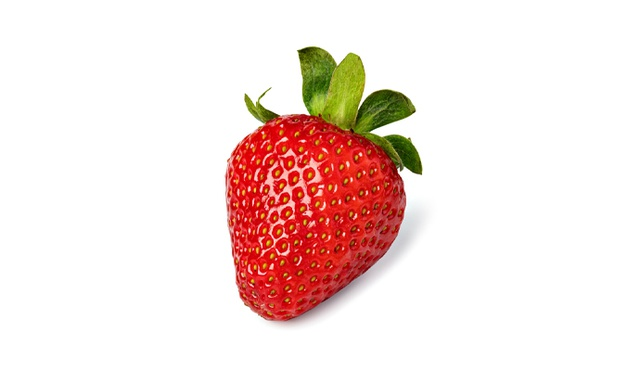
#> input picture opencv/straberry.jpg, 640 x 371 px, found by its file name
$ python edge.py   (older library calls are emulated)
#> lines starting #> are read from the running program, lines starting #| are printed output that depends on the picture; after the words box and inside, x2 and y2 are one past the last pixel; in counts of white or black regions, pixels touching at a corner belong together
import cv2

src = cv2.imread("/home/yong/opencv/straberry.jpg", cv2.IMREAD_COLOR)
#> src is the input picture: shape (371, 640, 3); mean B, G, R 221.8, 225.9, 244

gray = cv2.cvtColor(src, cv2.COLOR_BGR2GRAY)
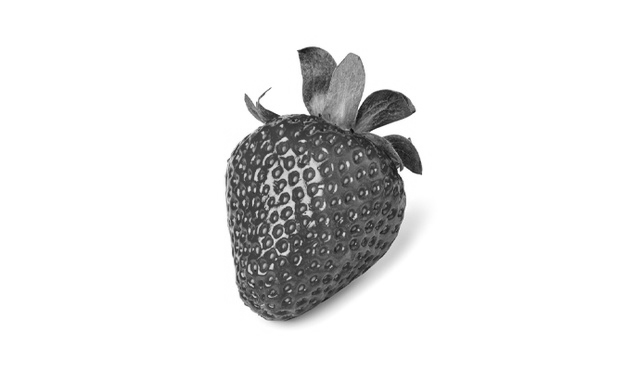
#> gray: shape (371, 640); min 6, max 255, mean 230.9

sobel = cv2.Sobel(gray, cv2.CV_8U, 1, 0, 3)
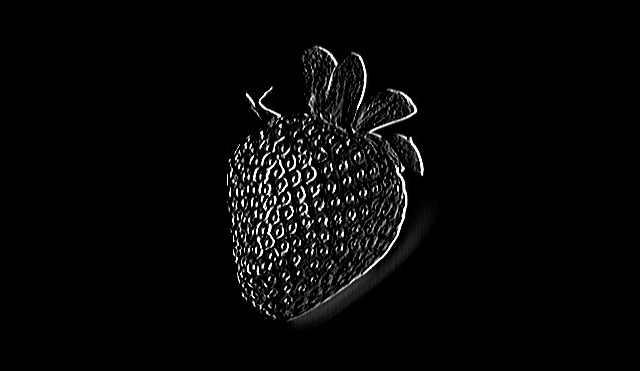
#> sobel: shape (371, 640); min 0, max 255, mean 7.4
canny = cv2.Canny(gray, 100, 200)
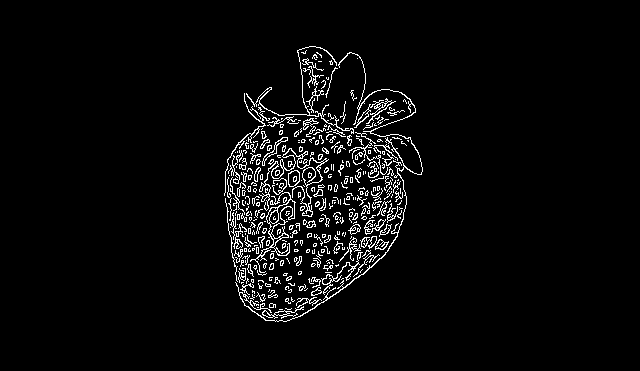
#> canny: shape (371, 640); 3.9% white in thin lines or dots, all inside (x1, y1, x2, y2) = (224, 46, 423, 322)
laplacian = cv2.Laplacian(gray, cv2.CV_8U)
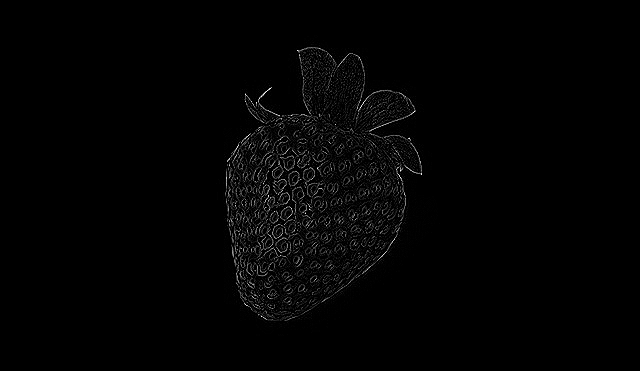
#> laplacian: shape (371, 640); min 0, max 255, mean 3.3

cv2.imshow("opigin", gray)
cv2.imshow("Sobel", sobel)
cv2.imshow("Canny", canny)
cv2.imshow("lap", laplacian)

cv2.waitKey(0)
#> (the run stopped early here; a loop or call above may not have finished)
